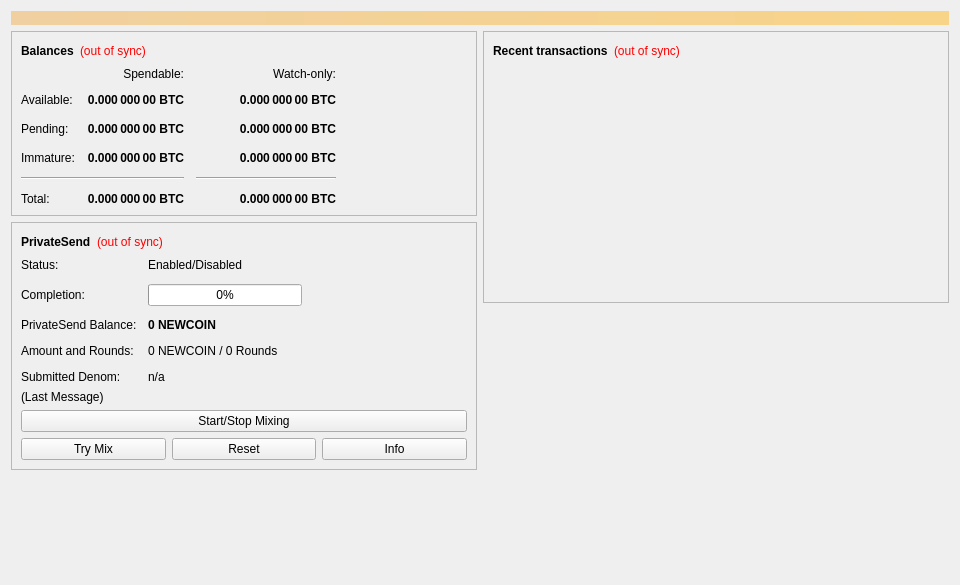
<?xml version="1.0" encoding="UTF-8"?>
<ui version="4.0">
 <class>OverviewPage</class>
 <widget class="QWidget" name="OverviewPage">
  <property name="geometry">
   <rect>
    <x>0</x>
    <y>0</y>
    <width>960</width>
    <height>585</height>
   </rect>
  </property>
  <property name="minimumSize">
   <size>
    <width>960</width>
    <height>0</height>
   </size>
  </property>
  <property name="windowTitle">
   <string>Form</string>
  </property>
  <layout class="QVBoxLayout" name="topLayout">
   <item>
    <widget class="QLabel" name="labelAlerts">
     <property name="visible">
      <bool>false</bool>
     </property>
     <property name="styleSheet">
      <string notr="true">QLabel { background-color: qlineargradient(x1: 0, y1: 0, x2: 1, y2: 0, stop:0 #F0D0A0, stop:1 #F8D488); color:#000000; }</string>
     </property>
     <property name="wordWrap">
      <bool>true</bool>
     </property>
     <property name="margin">
      <number>3</number>
     </property>
     <property name="textInteractionFlags">
      <set>Qt::TextSelectableByMouse</set>
     </property>
    </widget>
   </item>
   <item>
    <layout class="QHBoxLayout" name="horizontalLayout" stretch="1,1">
     <item>
      <layout class="QVBoxLayout" name="verticalLayout_2">
       <item>
        <widget class="QFrame" name="frame">
         <property name="frameShape">
          <enum>QFrame::StyledPanel</enum>
         </property>
         <property name="frameShadow">
          <enum>QFrame::Raised</enum>
         </property>
         <layout class="QVBoxLayout" name="verticalLayout_4">
          <item>
           <layout class="QHBoxLayout" name="horizontalLayout_4">
            <item>
             <widget class="QLabel" name="label_5">
              <property name="font">
               <font>
                <weight>75</weight>
                <bold>true</bold>
               </font>
              </property>
              <property name="text">
               <string>Balances</string>
              </property>
             </widget>
            </item>
            <item>
             <widget class="QLabel" name="labelWalletStatus">
              <property name="toolTip">
               <string>The displayed information may be out of date. Your wallet automatically synchronizes with the NewCoin network after a connection is established, but this process has not completed yet.</string>
              </property>
              <property name="styleSheet">
               <string notr="true">QLabel { color: red; }</string>
              </property>
              <property name="text">
               <string notr="true">(out of sync)</string>
              </property>
              <property name="alignment">
               <set>Qt::AlignLeading|Qt::AlignLeft|Qt::AlignVCenter</set>
              </property>
             </widget>
            </item>
            <item>
             <spacer name="horizontalSpacer_3">
              <property name="orientation">
               <enum>Qt::Horizontal</enum>
              </property>
              <property name="sizeHint" stdset="0">
               <size>
                <width>40</width>
                <height>20</height>
               </size>
              </property>
             </spacer>
            </item>
           </layout>
          </item>
          <item>
           <layout class="QGridLayout" name="gridLayout">
            <property name="spacing">
             <number>12</number>
            </property>
            <item row="2" column="2">
             <widget class="QLabel" name="labelWatchPending">
              <property name="font">
               <font>
                <weight>75</weight>
                <bold>true</bold>
               </font>
              </property>
              <property name="cursor">
               <cursorShape>IBeamCursor</cursorShape>
              </property>
              <property name="toolTip">
               <string>Unconfirmed transactions to watch-only addresses</string>
              </property>
              <property name="text">
               <string notr="true">0.000 000 00 BTC</string>
              </property>
              <property name="alignment">
               <set>Qt::AlignRight|Qt::AlignTrailing|Qt::AlignVCenter</set>
              </property>
              <property name="textInteractionFlags">
               <set>Qt::LinksAccessibleByMouse|Qt::TextSelectableByKeyboard|Qt::TextSelectableByMouse</set>
              </property>
             </widget>
            </item>
            <item row="2" column="1">
             <widget class="QLabel" name="labelUnconfirmed">
              <property name="font">
               <font>
                <weight>75</weight>
                <bold>true</bold>
               </font>
              </property>
              <property name="cursor">
               <cursorShape>IBeamCursor</cursorShape>
              </property>
              <property name="toolTip">
               <string>Total of transactions that have yet to be confirmed, and do not yet count toward the spendable balance</string>
              </property>
              <property name="text">
               <string notr="true">0.000 000 00 BTC</string>
              </property>
              <property name="alignment">
               <set>Qt::AlignRight|Qt::AlignTrailing|Qt::AlignVCenter</set>
              </property>
              <property name="textInteractionFlags">
               <set>Qt::LinksAccessibleByMouse|Qt::TextSelectableByKeyboard|Qt::TextSelectableByMouse</set>
              </property>
             </widget>
            </item>
            <item row="3" column="2">
             <widget class="QLabel" name="labelWatchImmature">
              <property name="font">
               <font>
                <weight>75</weight>
                <bold>true</bold>
               </font>
              </property>
              <property name="cursor">
               <cursorShape>IBeamCursor</cursorShape>
              </property>
              <property name="toolTip">
               <string>Mined balance in watch-only addresses that has not yet matured</string>
              </property>
              <property name="text">
               <string notr="true">0.000 000 00 BTC</string>
              </property>
              <property name="alignment">
               <set>Qt::AlignRight|Qt::AlignTrailing|Qt::AlignVCenter</set>
              </property>
              <property name="textInteractionFlags">
               <set>Qt::LinksAccessibleByMouse|Qt::TextSelectableByKeyboard|Qt::TextSelectableByMouse</set>
              </property>
             </widget>
            </item>
            <item row="4" column="0" colspan="2">
             <widget class="Line" name="lineSpendableBalance">
              <property name="orientation">
               <enum>Qt::Horizontal</enum>
              </property>
             </widget>
            </item>
            <item row="4" column="2">
             <widget class="Line" name="lineWatchBalance">
              <property name="sizePolicy">
               <sizepolicy hsizetype="Preferred" vsizetype="Fixed">
                <horstretch>0</horstretch>
                <verstretch>0</verstretch>
               </sizepolicy>
              </property>
              <property name="minimumSize">
               <size>
                <width>140</width>
                <height>0</height>
               </size>
              </property>
              <property name="orientation">
               <enum>Qt::Horizontal</enum>
              </property>
             </widget>
            </item>
            <item row="5" column="0">
             <widget class="QLabel" name="labelTotalText">
              <property name="text">
               <string>Total:</string>
              </property>
             </widget>
            </item>
            <item row="3" column="1">
             <widget class="QLabel" name="labelImmature">
              <property name="font">
               <font>
                <weight>75</weight>
                <bold>true</bold>
               </font>
              </property>
              <property name="cursor">
               <cursorShape>IBeamCursor</cursorShape>
              </property>
              <property name="toolTip">
               <string>Mined balance that has not yet matured</string>
              </property>
              <property name="text">
               <string notr="true">0.000 000 00 BTC</string>
              </property>
              <property name="alignment">
               <set>Qt::AlignRight|Qt::AlignTrailing|Qt::AlignVCenter</set>
              </property>
              <property name="textInteractionFlags">
               <set>Qt::LinksAccessibleByMouse|Qt::TextSelectableByKeyboard|Qt::TextSelectableByMouse</set>
              </property>
             </widget>
            </item>
            <item row="2" column="3">
             <spacer name="horizontalSpacer_2">
              <property name="orientation">
               <enum>Qt::Horizontal</enum>
              </property>
              <property name="sizeHint" stdset="0">
               <size>
                <width>40</width>
                <height>20</height>
               </size>
              </property>
             </spacer>
            </item>
            <item row="3" column="0">
             <widget class="QLabel" name="labelImmatureText">
              <property name="text">
               <string>Immature:</string>
              </property>
             </widget>
            </item>
            <item row="5" column="1">
             <widget class="QLabel" name="labelTotal">
              <property name="font">
               <font>
                <weight>75</weight>
                <bold>true</bold>
               </font>
              </property>
              <property name="cursor">
               <cursorShape>IBeamCursor</cursorShape>
              </property>
              <property name="toolTip">
               <string>Your current total balance</string>
              </property>
              <property name="text">
               <string notr="true">0.000 000 00 BTC</string>
              </property>
              <property name="alignment">
               <set>Qt::AlignRight|Qt::AlignTrailing|Qt::AlignVCenter</set>
              </property>
              <property name="textInteractionFlags">
               <set>Qt::LinksAccessibleByMouse|Qt::TextSelectableByKeyboard|Qt::TextSelectableByMouse</set>
              </property>
             </widget>
            </item>
            <item row="5" column="2">
             <widget class="QLabel" name="labelWatchTotal">
              <property name="font">
               <font>
                <weight>75</weight>
                <bold>true</bold>
               </font>
              </property>
              <property name="cursor">
               <cursorShape>IBeamCursor</cursorShape>
              </property>
              <property name="toolTip">
               <string>Current total balance in watch-only addresses</string>
              </property>
              <property name="text">
               <string notr="true">0.000 000 00 BTC</string>
              </property>
              <property name="alignment">
               <set>Qt::AlignRight|Qt::AlignTrailing|Qt::AlignVCenter</set>
              </property>
              <property name="textInteractionFlags">
               <set>Qt::LinksAccessibleByMouse|Qt::TextSelectableByKeyboard|Qt::TextSelectableByMouse</set>
              </property>
             </widget>
            </item>
            <item row="0" column="2">
             <widget class="QLabel" name="labelWatchonly">
              <property name="text">
               <string>Watch-only:</string>
              </property>
              <property name="alignment">
               <set>Qt::AlignRight|Qt::AlignTrailing|Qt::AlignVCenter</set>
              </property>
             </widget>
            </item>
            <item row="1" column="0">
             <widget class="QLabel" name="labelBalanceText">
              <property name="text">
               <string>Available:</string>
              </property>
             </widget>
            </item>
            <item row="1" column="1">
             <widget class="QLabel" name="labelBalance">
              <property name="font">
               <font>
                <weight>75</weight>
                <bold>true</bold>
               </font>
              </property>
              <property name="cursor">
               <cursorShape>IBeamCursor</cursorShape>
              </property>
              <property name="toolTip">
               <string>Your current spendable balance</string>
              </property>
              <property name="text">
               <string notr="true">0.000 000 00 BTC</string>
              </property>
              <property name="alignment">
               <set>Qt::AlignRight|Qt::AlignTrailing|Qt::AlignVCenter</set>
              </property>
              <property name="textInteractionFlags">
               <set>Qt::LinksAccessibleByMouse|Qt::TextSelectableByKeyboard|Qt::TextSelectableByMouse</set>
              </property>
             </widget>
            </item>
            <item row="1" column="2">
             <widget class="QLabel" name="labelWatchAvailable">
              <property name="font">
               <font>
                <weight>75</weight>
                <bold>true</bold>
               </font>
              </property>
              <property name="cursor">
               <cursorShape>IBeamCursor</cursorShape>
              </property>
              <property name="toolTip">
               <string>Your current balance in watch-only addresses</string>
              </property>
              <property name="text">
               <string notr="true">0.000 000 00 BTC</string>
              </property>
              <property name="alignment">
               <set>Qt::AlignRight|Qt::AlignTrailing|Qt::AlignVCenter</set>
              </property>
              <property name="textInteractionFlags">
               <set>Qt::LinksAccessibleByMouse|Qt::TextSelectableByKeyboard|Qt::TextSelectableByMouse</set>
              </property>
             </widget>
            </item>
            <item row="2" column="0">
             <widget class="QLabel" name="labelPendingText">
              <property name="text">
               <string>Pending:</string>
              </property>
             </widget>
            </item>
            <item row="0" column="1">
             <widget class="QLabel" name="labelSpendable">
              <property name="text">
               <string>Spendable:</string>
              </property>
              <property name="alignment">
               <set>Qt::AlignRight|Qt::AlignTrailing|Qt::AlignVCenter</set>
              </property>
             </widget>
            </item>
           </layout>
          </item>
         </layout>
        </widget>
       </item>
       <item>
        <widget class="QFrame" name="framePrivateSend">
         <property name="layoutDirection">
          <enum>Qt::LeftToRight</enum>
         </property>
         <property name="frameShape">
          <enum>QFrame::StyledPanel</enum>
         </property>
         <property name="frameShadow">
          <enum>QFrame::Raised</enum>
         </property>
         <layout class="QVBoxLayout" name="VerticalLayout_PS1">
          <item>
           <layout class="QHBoxLayout" name="horizontalLayout_5">
            <item>
             <widget class="QLabel" name="labelPrivateSendHeader">
              <property name="font">
               <font>
                <weight>75</weight>
                <bold>true</bold>
               </font>
              </property>
              <property name="text">
               <string>PrivateSend</string>
              </property>
             </widget>
            </item>
            <item>
             <widget class="QLabel" name="labelPrivateSendSyncStatus">
              <property name="toolTip">
               <string>The displayed information may be out of date. Your wallet automatically synchronizes with the NewCoin network after a connection is established, but this process has not completed yet.</string>
              </property>
              <property name="styleSheet">
               <string notr="true">QLabel { color: red; }</string>
              </property>
              <property name="text">
               <string notr="true">(out of sync)</string>
              </property>
              <property name="alignment">
               <set>Qt::AlignLeading|Qt::AlignLeft|Qt::AlignVCenter</set>
              </property>
             </widget>
            </item>
            <item>
             <spacer name="horizontalSpacer_4">
              <property name="orientation">
               <enum>Qt::Horizontal</enum>
              </property>
              <property name="sizeHint" stdset="0">
               <size>
                <width>40</width>
                <height>20</height>
               </size>
              </property>
             </spacer>
            </item>
           </layout>
          </item>
          <item>
           <layout class="QFormLayout" name="privateSendFormLayout">
            <property name="fieldGrowthPolicy">
             <enum>QFormLayout::AllNonFixedFieldsGrow</enum>
            </property>
            <property name="horizontalSpacing">
             <number>11</number>
            </property>
            <property name="verticalSpacing">
             <number>12</number>
            </property>
            <item row="0" column="0">
             <widget class="QLabel" name="labelPrivateSendEnabledText">
              <property name="text">
               <string>Status:</string>
              </property>
             </widget>
            </item>
            <item row="0" column="1">
             <widget class="QLabel" name="labelPrivateSendEnabled">
              <property name="text">
               <string>Enabled/Disabled</string>
              </property>
             </widget>
            </item>
            <item row="1" column="0">
             <widget class="QLabel" name="labelCompletitionText">
              <property name="text">
               <string>Completion:</string>
              </property>
             </widget>
            </item>
            <item row="1" column="1">
             <widget class="QProgressBar" name="privateSendProgress">
              <property name="maximumSize">
               <size>
                <width>154</width>
                <height>16777215</height>
               </size>
              </property>
              <property name="value">
               <number>0</number>
              </property>
             </widget>
            </item>
            <item row="2" column="0">
             <widget class="QLabel" name="labelAnonymizedText">
              <property name="text">
               <string>PrivateSend Balance:</string>
              </property>
             </widget>
            </item>
            <item row="2" column="1">
             <widget class="QLabel" name="labelAnonymized">
              <property name="font">
               <font>
                <weight>75</weight>
                <bold>true</bold>
               </font>
              </property>
              <property name="text">
               <string notr="true">0 NEWCOIN</string>
              </property>
             </widget>
            </item>
            <item row="3" column="0">
             <widget class="QLabel" name="labelAmountAndRoundsText">
              <property name="text">
               <string>Amount and Rounds:</string>
              </property>
             </widget>
            </item>
            <item row="3" column="1">
             <widget class="QLabel" name="labelAmountRounds">
              <property name="text">
               <string>0 NEWCOIN / 0 Rounds</string>
              </property>
             </widget>
            </item>
            <item row="4" column="0">
             <widget class="QLabel" name="labelSubmittedDenomText">
              <property name="text">
               <string>Submitted Denom:</string>
              </property>
             </widget>
            </item>
            <item row="4" column="1">
             <widget class="QLabel" name="labelSubmittedDenom">
              <property name="toolTip">
               <string>The denominations you submitted to the Masternode.&lt;br&gt;To mix, other users must submit the exact same denominations.</string>
              </property>
              <property name="text">
               <string>n/a</string>
              </property>
             </widget>
            </item>
           </layout>
          </item>
          <item>
           <layout class="QVBoxLayout" name="VerticalLayout_PS">
            <item>
             <widget class="QLabel" name="labelPrivateSendLastMessage">
              <property name="text">
               <string>(Last Message)</string>
              </property>
              <property name="alignment">
               <set>Qt::AlignLeading|Qt::AlignLeft|Qt::AlignTop</set>
              </property>
              <property name="wordWrap">
               <bool>true</bool>
              </property>
             </widget>
            </item>
            <item>
             <widget class="QPushButton" name="togglePrivateSend">
              <property name="sizePolicy">
               <sizepolicy hsizetype="MinimumExpanding" vsizetype="Fixed">
                <horstretch>0</horstretch>
                <verstretch>0</verstretch>
               </sizepolicy>
              </property>
              <property name="text">
               <string>Start/Stop Mixing</string>
              </property>
             </widget>
            </item>
            <item>
             <layout class="QHBoxLayout" name="horizontalLayout_debugbuttons">
              <item>
               <widget class="QPushButton" name="privateSendAuto">
                <property name="sizePolicy">
                 <sizepolicy hsizetype="MinimumExpanding" vsizetype="Fixed">
                  <horstretch>0</horstretch>
                  <verstretch>0</verstretch>
                 </sizepolicy>
                </property>
                <property name="toolTip">
                 <string>Try to manually submit a PrivateSend request.</string>
                </property>
                <property name="text">
                 <string>Try Mix</string>
                </property>
               </widget>
              </item>
              <item>
               <widget class="QPushButton" name="privateSendReset">
                <property name="sizePolicy">
                 <sizepolicy hsizetype="MinimumExpanding" vsizetype="Fixed">
                  <horstretch>0</horstretch>
                  <verstretch>0</verstretch>
                 </sizepolicy>
                </property>
                <property name="toolTip">
                 <string>Reset the current status of PrivateSend (can interrupt PrivateSend if it's in the process of Mixing, which can cost you money!)</string>
                </property>
                <property name="autoFillBackground">
                 <bool>false</bool>
                </property>
                <property name="text">
                 <string>Reset</string>
                </property>
               </widget>
              </item>
              <item>
               <widget class="QPushButton" name="privateSendInfo">
                <property name="sizePolicy">
                 <sizepolicy hsizetype="MinimumExpanding" vsizetype="Fixed">
                  <horstretch>0</horstretch>
                  <verstretch>0</verstretch>
                 </sizepolicy>
                </property>
                <property name="toolTip">
                 <string>Information about PrivateSend and Mixing</string>
                </property>
                <property name="text">
                 <string>Info</string>
                </property>
               </widget>
              </item>
             </layout>
            </item>
           </layout>
          </item>
         </layout>
        </widget>
       </item>
       <item>
        <spacer name="verticalSpacer">
         <property name="orientation">
          <enum>Qt::Vertical</enum>
         </property>
         <property name="sizeHint" stdset="0">
          <size>
           <width>20</width>
           <height>40</height>
          </size>
         </property>
        </spacer>
       </item>
      </layout>
     </item>
     <item>
      <layout class="QVBoxLayout" name="verticalLayout_3">
       <item>
        <widget class="QFrame" name="frame_2">
         <property name="frameShape">
          <enum>QFrame::StyledPanel</enum>
         </property>
         <property name="frameShadow">
          <enum>QFrame::Raised</enum>
         </property>
         <layout class="QVBoxLayout" name="verticalLayout">
          <item>
           <layout class="QHBoxLayout" name="horizontalLayout_2">
            <item>
             <widget class="QLabel" name="label_4">
              <property name="font">
               <font>
                <weight>75</weight>
                <bold>true</bold>
               </font>
              </property>
              <property name="text">
               <string>Recent transactions</string>
              </property>
             </widget>
            </item>
            <item>
             <widget class="QLabel" name="labelTransactionsStatus">
              <property name="toolTip">
               <string>The displayed information may be out of date. Your wallet automatically synchronizes with the NewCoin network after a connection is established, but this process has not completed yet.</string>
              </property>
              <property name="styleSheet">
               <string notr="true">QLabel { color: red; }</string>
              </property>
              <property name="text">
               <string notr="true">(out of sync)</string>
              </property>
              <property name="alignment">
               <set>Qt::AlignLeading|Qt::AlignLeft|Qt::AlignVCenter</set>
              </property>
             </widget>
            </item>
            <item>
             <spacer name="horizontalSpacer">
              <property name="orientation">
               <enum>Qt::Horizontal</enum>
              </property>
              <property name="sizeHint" stdset="0">
               <size>
                <width>40</width>
                <height>20</height>
               </size>
              </property>
             </spacer>
            </item>
           </layout>
          </item>
          <item>
           <widget class="QListView" name="listTransactions">
            <property name="styleSheet">
             <string notr="true">QListView { background: transparent; }</string>
            </property>
            <property name="frameShape">
             <enum>QFrame::NoFrame</enum>
            </property>
            <property name="verticalScrollBarPolicy">
             <enum>Qt::ScrollBarAlwaysOff</enum>
            </property>
            <property name="horizontalScrollBarPolicy">
             <enum>Qt::ScrollBarAlwaysOff</enum>
            </property>
            <property name="selectionMode">
             <enum>QAbstractItemView::NoSelection</enum>
            </property>
           </widget>
          </item>
         </layout>
        </widget>
       </item>
       <item>
        <spacer name="verticalSpacer_2">
         <property name="orientation">
          <enum>Qt::Vertical</enum>
         </property>
         <property name="sizeHint" stdset="0">
          <size>
           <width>20</width>
           <height>40</height>
          </size>
         </property>
        </spacer>
       </item>
      </layout>
     </item>
    </layout>
   </item>
  </layout>
 </widget>
 <resources/>
 <connections/>
</ui>
